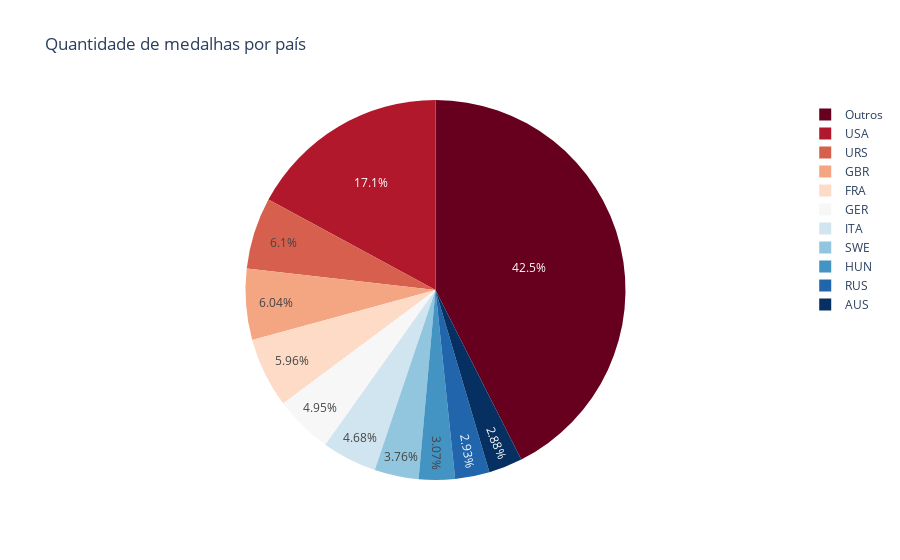

This figure's notebook cell:
### Code cell
'''
Usando o Plotly, criamos um gráfico de pizza com a quantidade de medalhas totais por país, dos 10 países com mais medalhas
e com a representação de um 11º valor que se refere a todos os outros países somados.
'''

fig10 = px.pie(df_atletas_verao_medalhas_por_evento_total_paises_top11, values='Total', names='NOC', title='Quantidade de medalhas por país',
             color_discrete_sequence=px.colors.sequential.RdBu)
fig10.show()

### Figure 1 — Plotly figure (JSON) as saved in the notebook; plotly's stock layout.template omitted (floating-point values rounded to 4 significant figures)
{"data": [{"domain": {"x": [0, 1], "y": [0, 1]}, "hovertemplate": "NOC=%{label}<br>Total=%{value}<extra></extra>", "labels": ["USA", "URS", "GBR", "FRA", "GER", "ITA", "SWE", "HUN", "RUS", "AUS", "Outros"], "legendgroup": "", "name": "", "showlegend": true, "type": "pie", "values": [892, 318, 315, 311, 258, 244, 196, 160, 153, 150, 2219]}], "layout": {"legend": {"tracegroupgap": 0}, "piecolorway": ["rgb(103,0,31)", "rgb(178,24,43)", "rgb(214,96,77)", "rgb(244,165,130)", "rgb(253,219,199)", "rgb(247,247,247)", "rgb(209,229,240)", "rgb(146,197,222)", "rgb(67,147,195)", "rgb(33,102,172)", "rgb(5,48,97)"], "title": {"text": "Quantidade de medalhas por país"}}}
